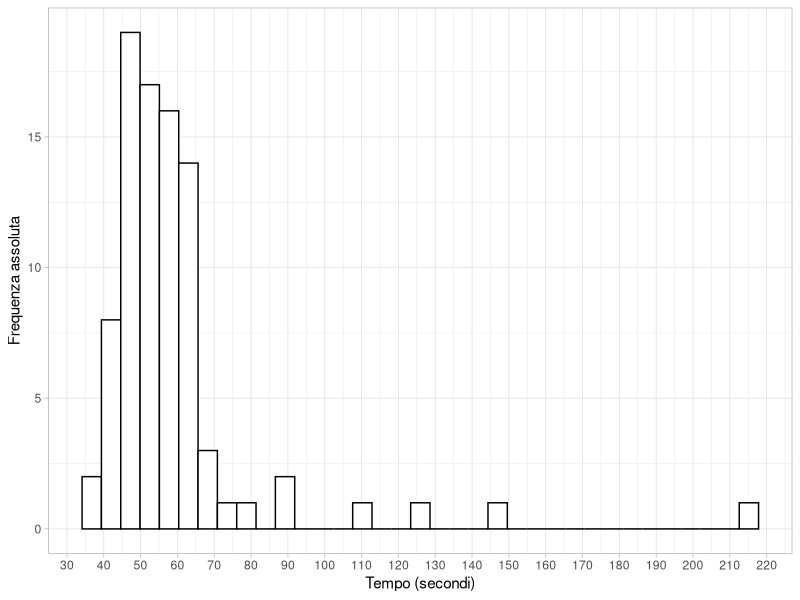
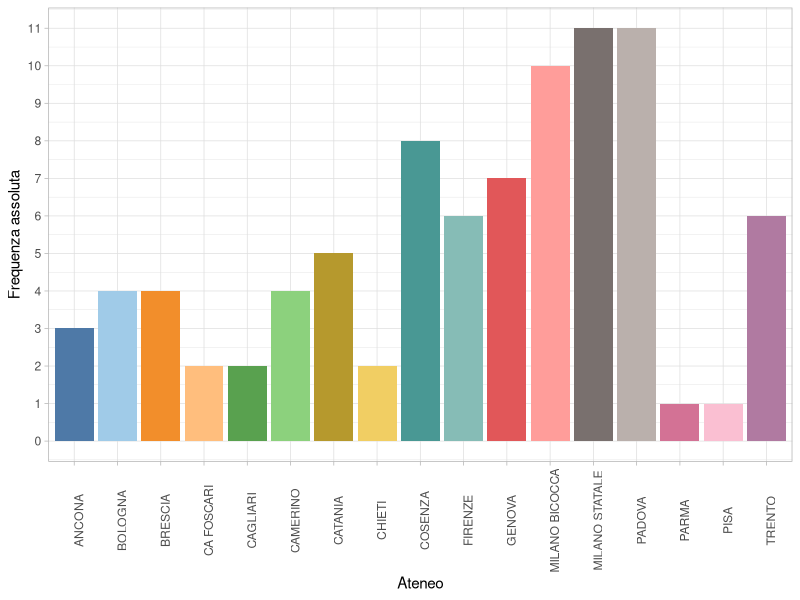
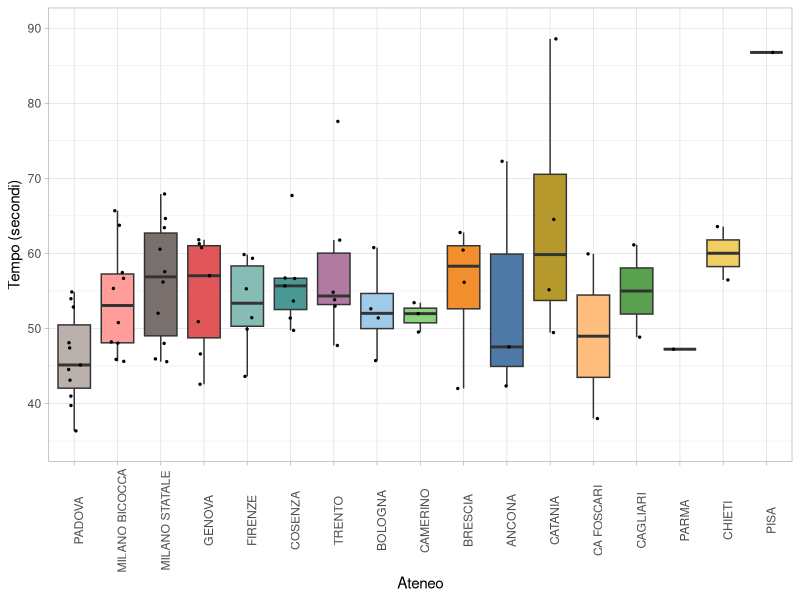
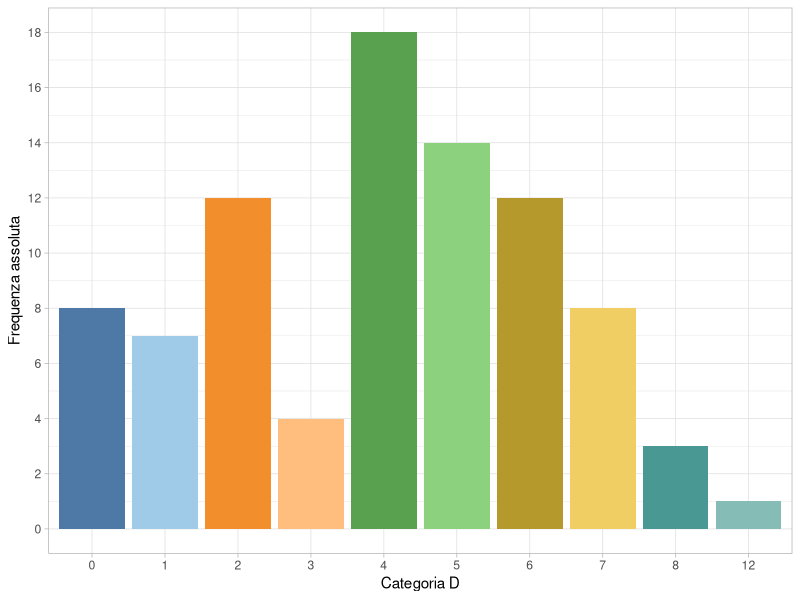
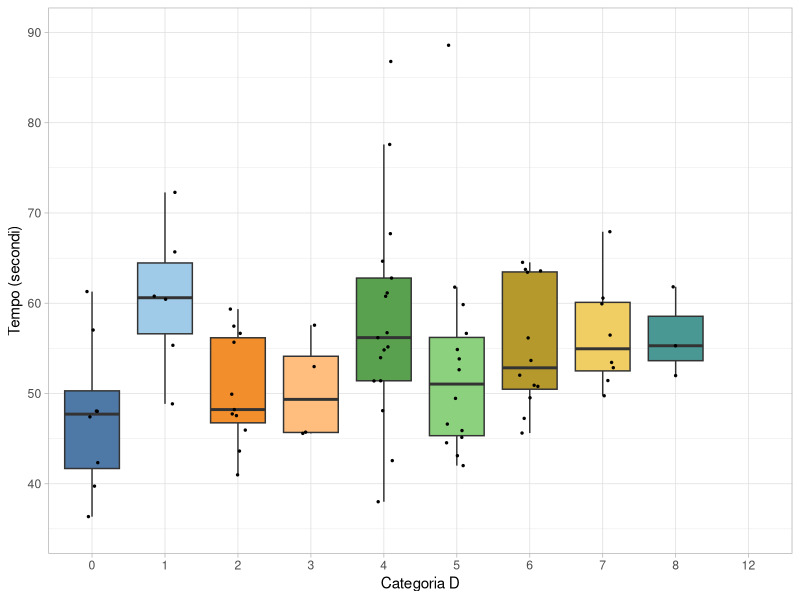

The R source for these figures, in order:
## ---- chunk 1
#| echo: false
#| message: false
rm(list = ls())
gigante_f <- read.csv("gigante_femminile.csv", sep = ";")

library(tidyverse)
library(lubridate)
library(stringr)
library(ggthemes)

gigante_f$Categoria <- as.numeric(str_remove(gigante_f$Categoria, "D"))

gigante_f$Tempo[1:62] <- paste("0:", gigante_f$Tempo[1:62], sep = "")
gigante_f$Tempo <- ms(gigante_f$Tempo)

gigante_f$Ateneo <- as.factor(gigante_f$Ateneo)
gigante_f$Categoria <- as.factor(gigante_f$Categoria)
# glimpse(gigante_f)
## ---- chunk 2
#| fig-width: 8
#| fig-height: 4
ggplot(data = gigante_f, aes(x = Tempo, y = after_stat(count))) + geom_histogram(fill = "white", col = "black", bins = 35) + theme_light() + ylab("Frequenza assoluta") + xlab("Tempo (secondi)") + scale_x_continuous(n.breaks = 20)
## ---- chunk 3
tab <- c(summary(as.numeric(gigante_f$Tempo)))[-4]
names(tab) <- c("Tempo migliore", "Primo quartile", "Tempo mediano", "Terzo quartile", "Tempo peggiore")
knitr::kable(t(tab), digits = 2)
## ---- chunk 4
#| fig-width: 8
#| fig-height: 4
ggplot(data = gigante_f, aes(x = Ateneo, y = after_stat(count), fill = Ateneo)) + geom_bar() + theme_light() + ylab("Frequenza assoluta") + theme_light() + theme(axis.text.x = element_text(angle = 90), legend.position = "none") + scale_fill_tableau(palette = "Tableau 20") + scale_y_continuous(n.breaks = 10)
## ---- chunk 5
#| warning: false
#| fig-width: 8
#| fig-height: 5
ggplot(data = gigante_f, aes(x = reorder(Ateneo, Punti, FUN = sum, decreasing = TRUE), y = Tempo, fill = Ateneo)) + geom_boxplot(outlier.size = 0, outlier.alpha = 0) + geom_jitter(width = 0.15, size = 0.5) + theme_light() + theme(axis.text.x = element_text(angle = 90), legend.position = "none") + xlab("Ateneo") + ylab("Tempo (secondi)") + ylim(c(35, 90)) + scale_fill_tableau(palette = "Tableau 20")
## ---- chunk 6
#| fig-width: 8
#| fig-height: 4
ggplot(data = gigante_f, aes(x = Categoria, y = after_stat(count), fill = Categoria)) + geom_bar() + theme_light() + ylab("Frequenza assoluta") + theme_light() + theme(legend.position = "none") + scale_fill_tableau(palette = "Tableau 20") + scale_y_continuous(n.breaks = 10) + xlab("Categoria D")
## ---- chunk 7
#| warning: false
#| fig-width: 8
#| fig-height: 4
ggplot(data = gigante_f, aes(x = Categoria, y = Tempo, fill = Categoria)) + geom_boxplot(outlier.size = 0, outlier.alpha = 0) + geom_jitter(width = 0.15, size = 0.5) + theme_light() + theme( legend.position = "none") + ylab("Tempo (secondi)") + ylim(c(35, 90)) + xlab("Categoria D") + scale_fill_tableau(palette = "Tableau 20")
